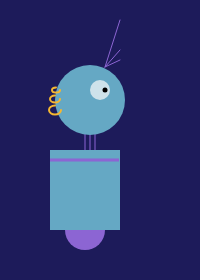
Frame 1 (no input)
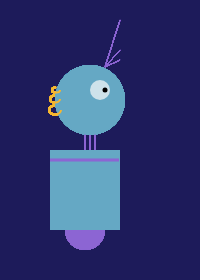
Frame 60 (no input)
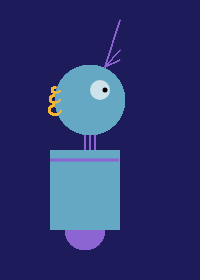
Frame 120 (the mouse pressed at the canvas centre since frame 60)

The p5.js sketch that drew these frames (run headless with seeded random() and noise() and a simulated clock; from frame 60 on, the mouse is pressed at the canvas centre):

// p5.js sketch
// ── sketch.js
function setup() {
  createCanvas(200, 280);
  noStroke();
  background(29, 27, 90);
}

function draw() {
  //neck
  strokeWeight(1);
  stroke(140, 101, 211);
  line(85, 105, 85, 150);
  line(90, 105, 90, 150);
  line(95, 105, 95, 150);

  //head
  noStroke();
  fill(101, 168, 196);
  ellipse(90, 100, 70, 70); //head
  fill(206, 226, 234);
  ellipse(100, 90, 20, 20); //eyeball
  fill(0)
  ellipse(105, 90, 5, 5); //pupil
  stroke(140, 101, 211);
  line(105, 67, 120, 20);
  line(105, 67, 120, 50);
  line(105, 67, 120, 60);
  ellipseMode(CENTER);
  noFill();
  strokeWeight(2);
  stroke(245, 183, 49);
  arc(55, 110, 12, 9, 0, PI+HALF_PI); //big arring
  arc(55, 99, 10, 7, 0, PI+HALF_PI); //middle size earring
  arc(56, 90, 8, 5, 0, PI+HALF_PI); //small earring

  //arc(55, 105, 13, 13, 0, PI+HALF_PI) //big nose ring
  //arc(56, 90, 9, 9, 0, PI+HALF_PI) //small nose ring


  //body
  noStroke();
  fill(101, 168, 196);
  rect(50, 150, 70, 80); //mainbodypart
  strokeWeight(3);
  stroke(245, 40, 211);
  strokeCap(SQUARE);
  stroke(140, 101, 211);
  line(50, 160, 119, 160);
  noStroke();
  fill(9, 74, 126);
  ellipseMode(CENTER);
  fill(140, 101, 211);
  arc(85, 230, 40, 40, 0, PI);
}
